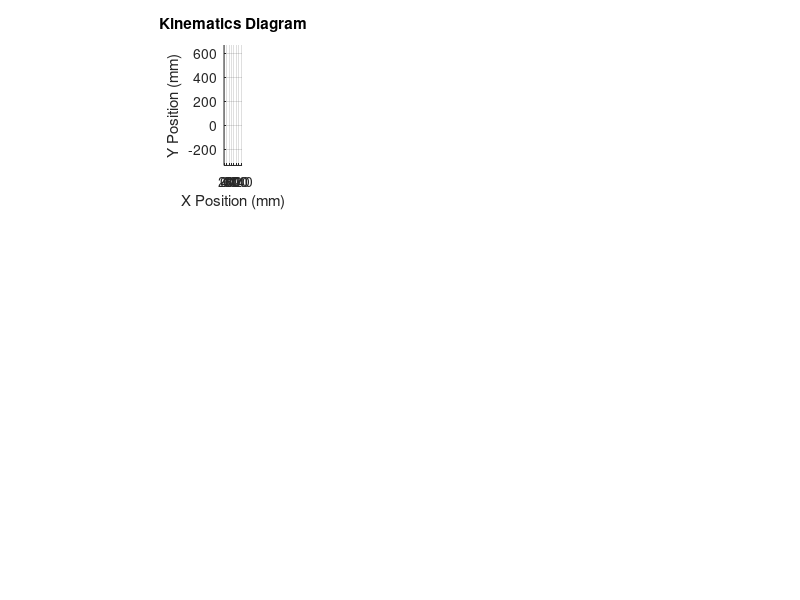

This figure's MATLAB source: (Note: this script raises an error after producing the figure.)
% Nama : Raditya Alhamdika Fadhilah
% NIM : 13123136
% Mata Kuliah : MS2105 KINEMATICS AND DYNAMICS
% Kelas : 01
% Dosen Pengajar : Prof. Ir. Andi Isra Mahyuddin, Ph.D.
% Deskripsi : Program analisis kinematika mekanisme winshield wiper
%             menggunakan matlab dengan crank(L2), coupler(L3) dan
%             wiper(L4). Dalam program ini menggunakan koordina referensi
%             utama (0,0) di ekor batang L2.

% Parameters
L2 = 50 + 136; % Length of Link 2
L3 = 2.9 * L2; % Length of Link 3
O4B = 1.2 * L2; % Distance O4 to B
O4C = 3.5 * L2; % Length of Link O4C
BC = 4*L2
d = 3 * L2; % Distance between pivots
Omega2 = 6; % Angular velocity of Link 2 (rad/s)
dt = 0.005; % Time step

% menghitung sudut O4B dan O4C
angleBC = acos((O4B^2 + O4C^2 - BC^2) / (2 * O4B * O4C));

% Initial conditions
t = 0; % Start time
Theta3_guess = (3/2)*pi; % Initial guess for Theta3
Theta4_guess = (3/2)*pi; % Initial guess for Theta4
Theta3_past = 0;
Theta4_past = 0;
Omega3_past = 0;
Omega4_past = 0;
Theta2_initial = pi/3;


% Initialize storage for plotting variables
time_array = [];
omega2_array = [];
omega3_array = [];
omega4_array = [];
angular_acceleration3_array = [];
angular_acceleration4_array = [];

% Initialize figure and subplots
figure;

% Subplot 1: Kinematics diagram
subplot(3, 2, 1);
kinematics_axes = gca; % Get current axes
hold(kinematics_axes, 'on');
grid(kinematics_axes, 'on');
title('Kinematics Diagram');
xlabel('X Position (mm)');
ylabel('Y Position (mm)');
xlim([-0.01* L2, 0.8 * L2]);
ylim([-1.8 * L2, 3.6 * L2]);
axis equal;

% Initialize placeholders for kinematics links
link2 = plot(kinematics_axes, [0, 0], [0, 0], 'b-', 'LineWidth', 1); % Link 2
link3 = plot(kinematics_axes, [0, 0], [0, 0], 'r-', 'LineWidth', 1); % Link 3
linkO4B = plot(kinematics_axes, [0, 0], [0, 0], 'm-', 'LineWidth', 1); % Link O4B
linkO4C = plot(kinematics_axes, [0, 0], [0, 0], 'm-', 'LineWidth', 1); % Link O4C
linkBC = plot(kinematics_axes, [0, 0], [0, 0], 'm-', 'LineWidth', 1); % Link O4C

% Add legend
legend([link2, link3, linkO4B], ...
       {'Link 2', 'Link 3', 'Link 4'}, ...
       'Location', 'northeast', 'Box', 'off','EdgeColor', 'none', 'Position', [0.4, 0.85, 0.15, 0.1]);


% Subplots for angular variables
subplot(3, 2, 2); omega2_plot = plot(0, 0, 'b-', 'LineWidth', 1.5); title('Angular Velocity \omega_2 vs Time'); grid on;
xlabel('Time (s)'); ylabel('\omega_2 (rad/s)');

subplot(3, 2, 3); omega3_plot = plot(0, 0, 'r-', 'LineWidth', 1.5); title('Angular Velocity \omega_3 vs Time'); grid on;
xlabel('Time (s)'); ylabel('\omega_3 (rad/s)');

subplot(3, 2, 4); omega4_plot = plot(0, 0, 'g-', 'LineWidth', 1.5); title('Angular Velocity \omega_4 vs Time'); grid on;
xlabel('Time (s)'); ylabel('\omega_4 (rad/s)');

subplot(3, 2, 5); alpha3_plot = plot(0, 0, 'm-', 'LineWidth', 1.5); title('Angular Acceleration \alpha_3 vs Time'); grid on;
xlabel('Time (s)'); ylabel('\alpha_3 (rad/s^2)');

subplot(3, 2, 6); alpha4_plot = plot(0, 0, 'c-', 'LineWidth', 1.5); title('Angular Acceleration \alpha_4 vs Time'); grid on;
xlabel('Time (s)'); ylabel('\alpha_4 (rad/s^2)');


% Continuous simulation
i = 0; % Initialize iteration counter
max_time = 10; % Set maximum simulation time
while t < max_time
    % Update time and Theta2
    t = t + dt;
    Theta2 = Theta2_initial + Omega2 * t; % Angular position of Link 2
    
    % persamaan untuk mendapatkan theta3 dan theta4. Untuk setiap nilai t
    % dihitung secara numerik untuk mendapatkan nilai theta3 dan theta4.
    eqns = @(x) [
        L2 * cos(Theta2) + L3 * cos(x(1)) - d - O4B * cos(x(2)); % Equation 1 (X-axis)
        L2 * sin(Theta2) + L3 * sin(x(1)) - O4B * sin(x(2));     % Equation 2 (Y-axis)
    ];
    
    % Initial guess for [Theta3, Theta4]
    initial_guess = [Theta3_guess, Theta4_guess];  % Start with an initial guess for Theta4 in the second quadrant

    % Use fsolve to solve the system numerically
    options = optimoptions('fsolve', 'Display', 'off');  % Turn off display
    solution = fsolve(eqns, initial_guess, options);

    % Extract Theta3 and Theta4 from the solution
    Theta3 = solution(1);
    Theta4 = solution(2);
    
    % menghitung kecepatan anguler dan percepatan anguler menggunakan
    % metode approksimasi
    if Theta3_past ~= 0 && Theta4_past ~= 0
        Omega3 = (Theta3 - Theta3_past) / dt;
        Omega4 = (Theta4 - Theta4_past) / dt;
    else
        Omega3 = 0; % Initial value for Omega3
        Omega4 = 0; % Initial value for Omega4
    end

    if Omega3_past ~= 0 && Omega4_past ~= 0
        angular_acceleration3 = (Omega3 - Omega3_past) / dt;
        angular_acceleration4 = (Omega4 - Omega4_past) / dt;
    else
        angular_acceleration3 = 0; % Initial value for Omega3
        angular_acceleration4 = 0; % Initial value for Omega4
    end

    % Persamaan semua batang sambungan
    R1 =[L2 * cos(Theta2);
         L2 * sin(Theta2)];
    R3 = R1 + [L3 * cos(Theta3); 
               L3 * sin(Theta3)];
    R4 = [d; 0] + [O4B * cos(Theta4);
                   O4B * sin(Theta4)];
    R5 = [d; 0] + [O4C * cos(Theta4 - angleBC);
                   O4C * sin(Theta4 - angleBC)];

    % plot sambungan-sambungannya
    set(link2, 'XData', [0, R1(1)], 'YData', [0, R1(2)]);
    set(link3, 'XData', [R1(1), R3(1)], 'YData', [R1(2), R3(2)]);
    set(linkO4B, 'XData', [d, R4(1)], 'YData', [0, R4(2)]);
    set(linkO4C, 'XData', [d, R5(1)], 'YData', [0, R5(2)]);
    set(linkBC, 'Xdata', [R4(1), R5(1)], 'Ydata', [R4(2), R5(2)])
    
    % input data-data ke dalam array untuk diplot
    time_array = [time_array, t];
    omega2_array = [omega2_array, Omega2];
    omega3_array = [omega3_array, Omega3];
    omega4_array = [omega4_array, Omega4];
    angular_acceleration3_array = [angular_acceleration3_array, angular_acceleration3];
    angular_acceleration4_array = [angular_acceleration4_array, angular_acceleration4];

     % Update data plots
    set(omega2_plot, 'XData', time_array, 'YData', omega2_array);
    set(omega3_plot, 'XData', time_array, 'YData', omega3_array);
    set(omega4_plot, 'XData', time_array, 'YData', omega4_array);
    set(alpha3_plot, 'XData', time_array, 'YData', angular_acceleration3_array);
    set(alpha4_plot, 'XData', time_array, 'YData', angular_acceleration4_array);



    % melihat nilai-nilai variabel di terminal
    fprintf('Time = %.2f\n', t);
    fprintf('Theta2 = %.2f\n', Omega2 * t);
    fprintf('Theta3 = %.2f\n', Theta3);
    fprintf('Theta4 = %.2f\n', Theta4);
    fprintf('Theta3_guess = %.2f\n', Theta3_guess);
    fprintf('Theta4_guess = %.2f\n', Theta4_guess);
    fprintf('Theta3_past = %.2f\n', Theta3_past);
    fprintf('Theta4_past = %.2f\n', Theta4_past);
    fprintf('omega3 = %.2f\n', Omega3);
    fprintf('omega4 = %.2f\n', Omega4);
    fprintf('Angular_acceleration3= %.2f\n', angular_acceleration3);
    fprintf('angular acceleration4 = %.2f\n', Omega4), angular_acceleration4;
    

    
    
    % Store the current values as the "previous" for next iteration
    Theta3_past = Theta3;
    Theta4_past = Theta4;
    Omega3_past = Omega3;
    Omega4_past = Omega4;


    
    % Pause for animation effect
    pause(dt);
    clc;
end
